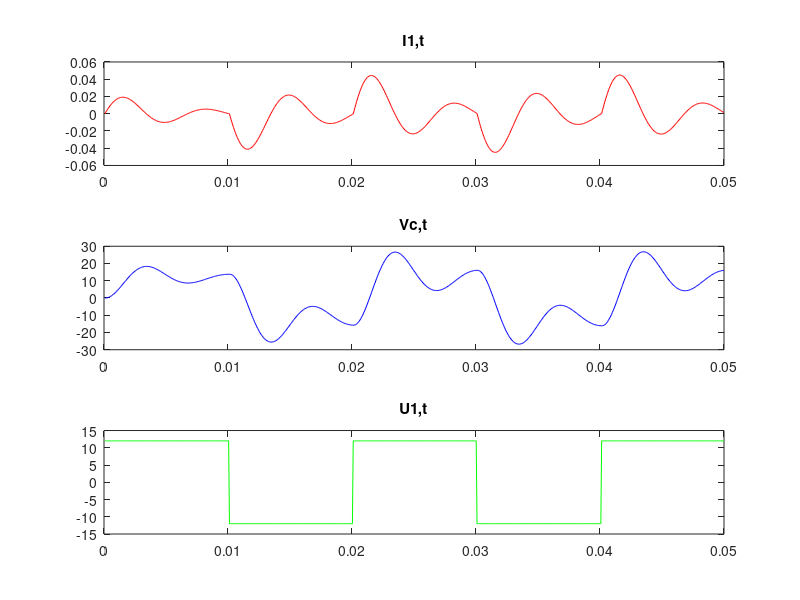

Write MATLAB code to recreate this figure.
clear; clc; close; 
  
R=220; L=500e-3; C=2.2e-6; %Valores especificados 
  
i=1; %La iteracion comienza en 1 
t=[]; %Genero t 
  %Calculo constantes de tiempo 
h=67e-6; %Con wd=932.3 r/s, h=Td/100
tf=0.05; %Si la entrada cambia cada 10ms, se toma un multiplo
         % de este para ver varios ciclos 
pasos=tf/h; 
te=10e-3;%vamos cambiando cada 1ms la entrada 
  
%Condiciones iniciales 
vc(1)=0; i1(1)=0; u(1)=12;  
vin=12; 
  
%Modelado 
A=[[-R/L -1/L] ; [1/C 0]]; 
B=[1/L ; 0]; 
C=[R  0];  
  
  
X0=[0 0]';x=[0 0]'; %Transpuestas 
  
  
while(i<=pasos) 
    t(i)=i*h; %t aumenta con i 
     
    u(i)=vin; %prearo la entrada para el cambio  
     
   %variables de estado del sistema  
   i1(i)=x(1);  
   vc(i)=x(2);  
    
   %Sistema modelado en el espacio de estados 
   xp=A*(x-X0)+B*u(i);  
   x=x+(h*xp); 
    
   if(t(i)>te)       
       vin=-vin; %Cambiamos el signo de la entrada  
       te=te+10e-3;   %cada 1mseg 
   end 
        
   i=i+1; 
  
end 
  
%Grafico 
subplot(3,1,1); plot(t,i1,'r'); title('I1,t');  
subplot(3,1,2); plot(t,vc,'b'); title('Vc,t'); 
subplot(3,1,3); plot(t,u,'g');  title('U1,t');